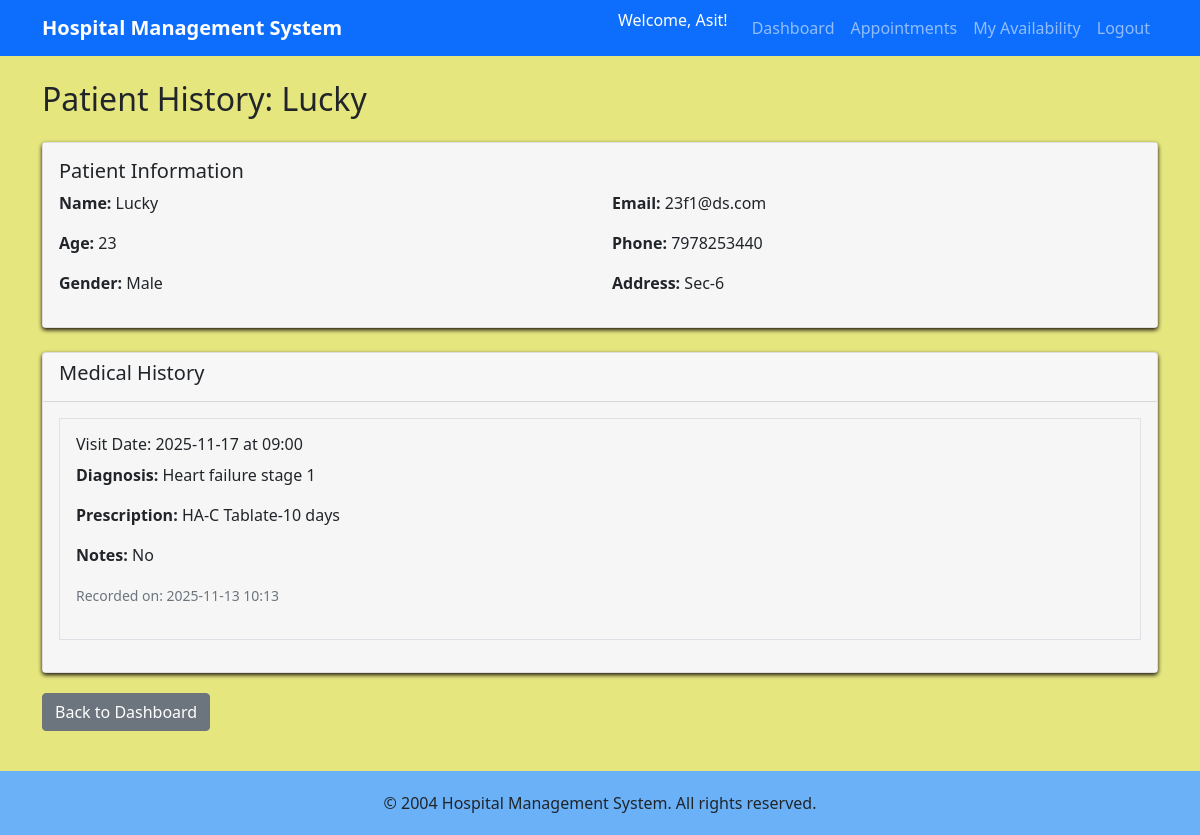
Page /doctor/patient/1 (signed in) on the committed database.
### models.py (models this page shows)
class Patient(db.Model):
    id = db.Column(db.Integer, primary_key=True)
    name = db.Column(db.String(100), nullable=False)
    email = db.Column(db.String(120), unique=True, nullable=False)
    password = db.Column(db.String(200), nullable=False)
    phone = db.Column(db.String(15))
    age = db.Column(db.Integer)
    gender = db.Column(db.String(10))
    address = db.Column(db.Text)
    is_active = db.Column(db.Boolean, default=True)
    appointments = db.relationship('Appointment', backref='patient', lazy=True)

class Appointment(db.Model):
    id = db.Column(db.Integer, primary_key=True)
    patient_id = db.Column(db.Integer, db.ForeignKey('patient.id'), nullable=False)
    doctor_id = db.Column(db.Integer, db.ForeignKey('doctor.id'), nullable=False)
    date = db.Column(db.Date, nullable=False)
    time = db.Column(db.String(10), nullable=False)
    status = db.Column(db.String(20), default='Booked')
    created_at = db.Column(db.DateTime, default=datetime.utcnow)
    treatment = db.relationship('Treatment', backref='appointment', uselist=False, cascade='all, delete-orphan')

class Treatment(db.Model):
    id = db.Column(db.Integer, primary_key=True)
    appointment_id = db.Column(db.Integer, db.ForeignKey('appointment.id'), nullable=False)
    diagnosis = db.Column(db.Text)
    prescription = db.Column(db.Text)
    notes = db.Column(db.Text)
    created_at = db.Column(db.DateTime, default=datetime.utcnow)

### routes.py (the view)
    @app.route('/doctor/patient/<int:id>')
    @login_required('doctor')
    def doctor_patient_history(id):
        patient = Patient.query.get_or_404(id)
        appointments = Appointment.query.filter_by(
            patient_id=id,
            doctor_id=session['user_id'],
            status='Completed'
        ).order_by(Appointment.date.desc()).all()
        return render_template('doctor/patient_history.html', patient=patient, appointments=appointments)

### routes.py (called while the page is built)
def login_required(role):
    def decorator(f):
        @wraps(f)
        def decorated_function(*args, **kwargs):
            if 'user_id' not in session or session.get('role') != role:
                flash('Please login to access this page', 'danger')
                return redirect(url_for('login'))
            return f(*args, **kwargs)
        return decorated_function
    return decorator

### templates/doctor/patient_history.html (shortened to what this page needs)
{% extends "base.html" %}
{% block content %}
<h2>Patient History: {{ patient.name }}</h2>
<div class="card mt-4">
    <div class="card-body">
        <h5>Patient Information</h5>
        <div class="row">
            <div class="col-md-6">
                <p><strong>Name:</strong> {{ patient.name }}</p>
                <p><strong>Age:</strong> {{ patient.age }}</p>
                <p><strong>Gender:</strong> {{ patient.gender }}</p>
            </div>
            <div class="col-md-6">
                <p><strong>Email:</strong> {{ patient.email }}</p>
                <p><strong>Phone:</strong> {{ patient.phone }}</p>
                <p><strong>Address:</strong> {{ patient.address }}</p>
            </div>
        </div>
    </div>
</div>
<div class="card mt-4">
    <div class="card-header">
        <h5>Medical History</h5>
    </div>
    <div class="card-body">
        {% if appointments %}
        {% for appointment in appointments %}
        <div class="border p-3 mb-3">
            <h6>Visit Date: {{ appointment.date }} at {{ appointment.time }}</h6>
            {% if appointment.treatment %}
            <p><strong>Diagnosis:</strong> {{ appointment.treatment.diagnosis }}</p>
            <p><strong>Prescription:</strong> {{ appointment.treatment.prescription }}</p>
            {% if appointment.treatment.notes %}
            <p><strong>Notes:</strong> {{ appointment.treatment.notes }}</p>
            {% endif %}
            <p class="text-muted"><small>Recorded on: {{ appointment.treatment.created_at.strftime('%Y-%m-%d %H:%M') }}</small></p>
            {% else %}
            <p class="text-muted">No treatment details recorded</p>
            {% endif %}
        </div>
        {% endfor %}
        {% else %}
        <p class="text-muted">No medical history available</p>
        {% endif %}
    </div>
</div>
<div class="mt-3">
    <a href="{{ url_for('doctor_dashboard') }}" class="btn btn-secondary">Back to Dashboard</a>
</div>
{% endblock %}

### templates/base.html (style rules this page uses)
body { min-height: 100vh; display: flex; flex-direction: column; background-color: #e6e67f !important; }
.card { margin-bottom: 20px; box-shadow: 0 2px 4px rgba(8, 1, 1, 0.928); }
.card-body { background-color: #f6f6f6; }

### rows in the picture
Patient: name "Lucky", age "23", gender "Male", email "23f1@ds.com", phone "7978253440", address "Sec-6"
Appointment: date "2025-11-17", time "09:00", treatment.diagnosis "Heart failure stage 1", treatment.prescription "HA-C Tablate-10 days", treatment.notes "No", treatment.created_at "2025-11-13 10:13"

### other values in the picture
{{ session.username }} "Asit"
